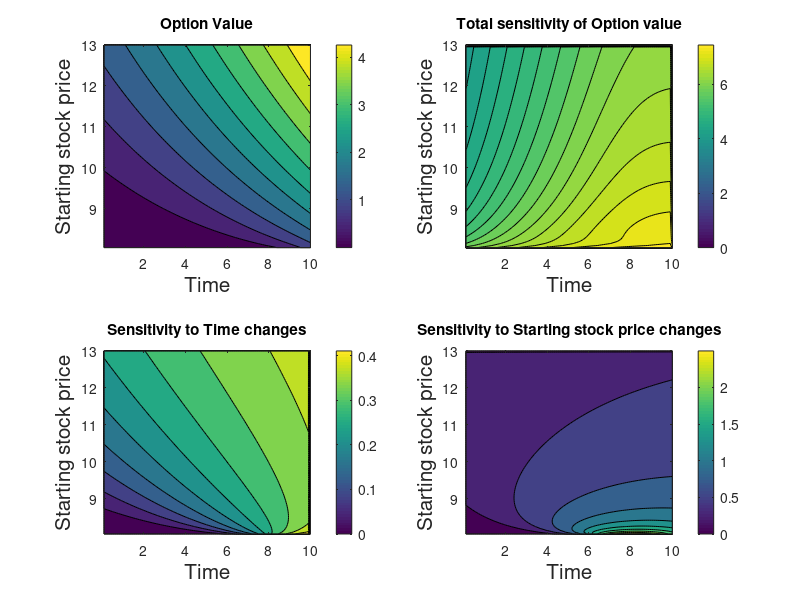

This chart was generated by the following MATLAB code:
%% Preambule
mu=0.02;
sigma=0.2;
time=82/252;
yield=0;
Strike=12;
Start=11;

%% 2D Plots
ValueCall=zeros(100,100);
ValuePut=zeros(100,100);
DValueCall=zeros(100,100);
DValuePut=zeros(100,100);
timevec=[];
startvec=[];
resolutionx=0.1;
resolutiony=0.05;

for i=1:100,
    time=0+i*resolutionx;
    startvec=[];
    for j=1:100,
        start=8+j*resolutiony;
        [A,B]=blsprice(start,Strike,mu,time,sigma,yield);
        ValueCall(i,j)=A;
        ValuePut(i,j)=B;
        startvec(end+1)=start;
    end
    timevec(end+1)=time;
end

%%
DxValueCall=zeros(100,100);
DxValuePut=zeros(100,100);
for i=1:100,
    A=diff(ValueCall(i,:));
    B=diff(ValueCall(i,:));
    for j=1:99,
        DxValueCall(i,j)=A(j)/resolutionx;
        DxValuePut(i,j)=B(j)/resolutionx;
    end
end

DyValueCall=zeros(100,100);
DyValuePut=zeros(100,100);
for i=1:100,
    A=diff(ValueCall(:,i));
    B=diff(ValueCall(:,i));
    for j=1:99,
        DyValueCall(j,i)=A(j)/resolutiony;
        DyValuePut(j,i)=B(j)/resolutiony;
    end
end

%% Normalization
start0=11;
time0=82/252;

DyNValueCall=DyValueCall;
DyNValuePut=DyValuePut;
DxNValueCall=DxValueCall;
DxNValuePut=DxValuePut;

SensValueCall=sqrt(DyNValueCall^2+DxNValueCall^2);
SensValuePut=sqrt(DyNValuePut^2+DxNValuePut^2);


%% Actual Plots
subplot(2,2,1)
contourf(timevec,startvec,ValueCall,10)
xlabel('Time','FontSize', 15)
ylabel('Starting stock price','FontSize', 15)
title('Option Value')
colorbar

subplot(2,2,2)
contourf(timevec,startvec,SensValueCall,30)
xlabel('Time','FontSize', 15)
ylabel('Starting stock price','FontSize', 15)
title('Total sensitivity of Option value')
colorbar

subplot(2,2,3)
contourf(timevec(1:end),startvec(1:end),DxValueCall,10)
xlabel('Time','FontSize', 15)
ylabel('Starting stock price','FontSize', 15)
title('Sensitivity to Time changes')
colorbar

subplot(2,2,4)
contourf(timevec(1:end),startvec(1:end),DyValueCall,10)
xlabel('Time','FontSize', 15)
ylabel('Starting stock price','FontSize', 15)
title('Sensitivity to Starting stock price changes')
colorbar
